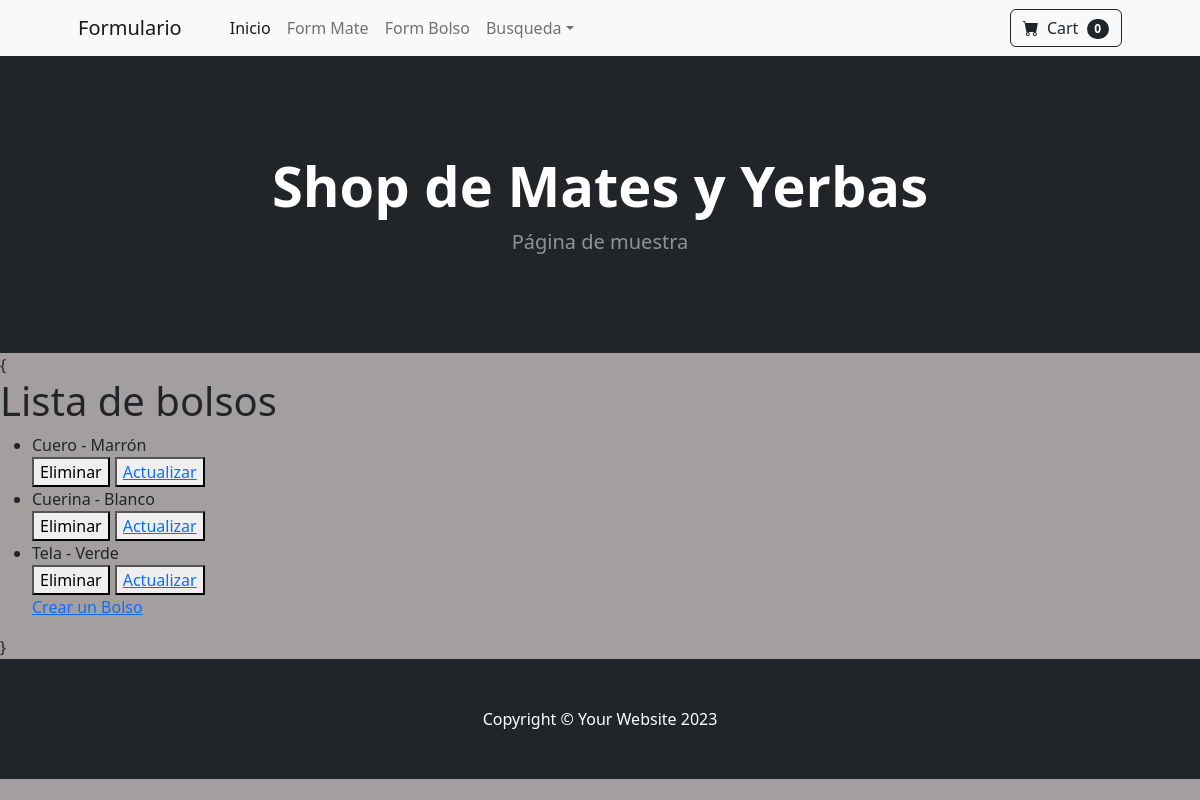
Screenshot of /app-productos/lista-bolsos/ with the database file from the repository.
### AppProductos/models.py (models this page shows)
class Bolso(models.Model):
    material=models.CharField(max_length=30)
    color=models.CharField(max_length=30)
    def __str__(self):
        return f'{self.material} - {self.color}'

### AppProductos/views.py (the view)
# urls.py: path('lista-bolsos/', lista_bolsos, name='ListaBolsos' ),
def lista_bolsos(req):
    mis_bolsos=Bolso.objects.all()
    return render(req, 'leer_bolsos.html', {'bolsos': mis_bolsos})

### AppProductos/templates/leer_bolsos.html
{% extends 'yerbas.html' %}
{% block contenidoQueCambia %}
<h1>Lista de bolsos</h1>
<ul>
{% for bolso in bolsos  %}
    <li>
        {{bolso}}
    </li>
    <div style="display: flex; column-gap: 5px;">
        <form action=" {% url 'EliminarBolso' bolso.id %} " method="post" > {% csrf_token %}
            <button type="submit">Eliminar</button>
        </form>
        <button>
            <a href="{% url 'EditaBolsos' bolso.id %}"> Actualizar</a>
        </button>
    </div>
{% endfor %}
<a href=" {% url 'CreaBolsos' %}"> Crear un Bolso</a>
</ul>
{% endblock contenidoQueCambia %}

### rows the page displays
Bolso: material+color "Cuero - Marrón"
Bolso: material+color "Cuerina - Blanco"
Bolso: material+color "Tela - Verde"
